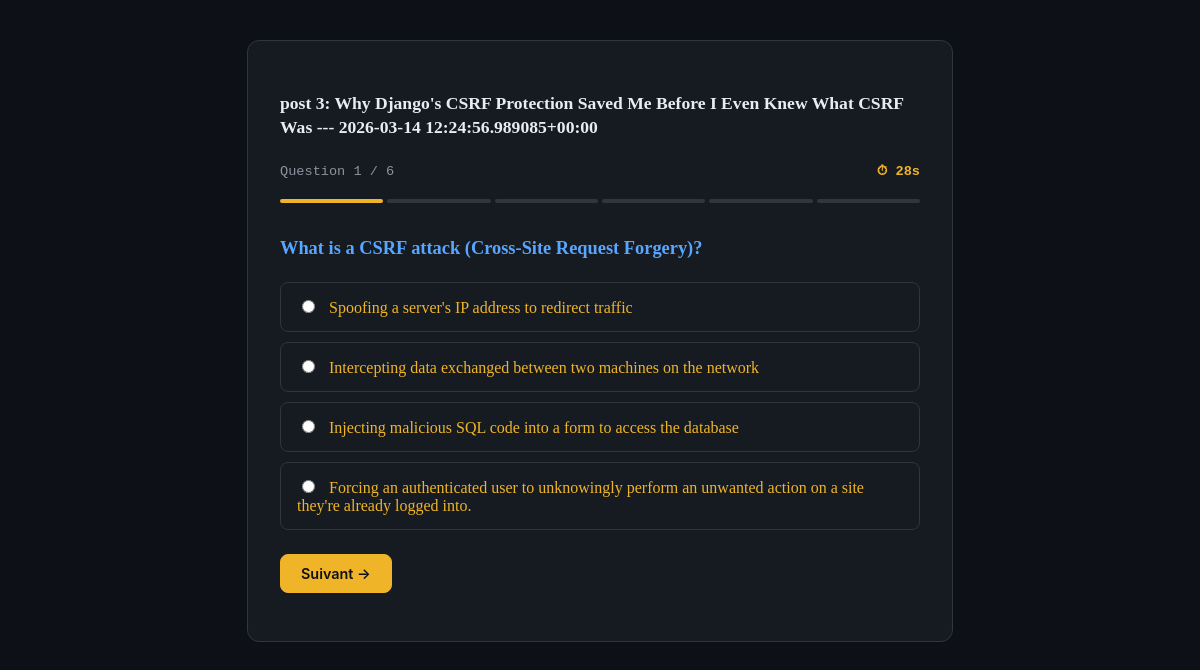
The app's page /quiz/1/ with its own data.
### quiz/models.py (models this page shows, shortened)
class Quiz(models.Model):
    post = models.OneToOneField(Post, on_delete=models.CASCADE, related_name="quiz")
    is_published = models.BooleanField(default=False)
    passing_score = models.PositiveIntegerField(default=4)
    created_at = models.DateTimeField(auto_now_add=True)

class Question(models.Model):
    quiz = models.ForeignKey(Quiz, on_delete=models.CASCADE, related_name="questions")
    base_question_id = models.PositiveIntegerField()
    variant = models.PositiveIntegerField()
    text = models.TextField()
    explanation = models.TextField(blank=True)

class Choice(models.Model):
    question = models.ForeignKey(Question, on_delete=models.CASCADE, related_name="choices")
    text = models.CharField(max_length=255)
    is_correct = models.BooleanField(default=False)

### post/models.py (models this page shows)
class Post(models.Model):
    title_post = models.CharField(unique=True,null=False,max_length=100)
    date_post = models.DateTimeField(auto_now_add=True)
    category = models.ForeignKey(Category,on_delete=models.CASCADE,related_name='post')
    content_post = models.TextField()
    nb_like_post = models.IntegerField(default=0)
    nb_dislike_post = models.IntegerField(default=0)
    def __str__(self):
        return f"post {self.id}: {self.title_post} --- {self.date_post}"

### quiz/views.py (the view, shortened to what this page needs)
# urls.py: path('<int:quiz_id>/', views.quiz_detail, name='quiz_detail'),
def quiz_detail(request, quiz_id):
    quiz = get_object_or_404(Quiz, id=quiz_id)
    return render(request, "quiz/quiz_detail.html", {"quiz": quiz})

### quiz/templates/quiz/quiz_detail.html (shortened to what this page needs)
{% load static %}
<link rel="stylesheet" href="{% static 'quiz/css/quiz-theme.css' %}">
<div class="qz-card quiz-wrapper">
    <p class="quiz-title">{{ quiz.post }}</p>
    <form method="post" id="quiz-form">
        <div class="quiz-meta-row">
            <span id="question-counter"></span>
            <span id="timer"></span>
        </div>
        <div class="progress-rail" id="progress-rail">
            {% for question in quiz.questions.all %}
                <div class="progress-segment" data-index="{{ forloop.counter0 }}"></div>
            {% endfor %}
        </div>
        {% for question in quiz.questions.all %}
            <div class="quiz-question" data-index="{{ forloop.counter0 }}" {% if not forloop.first %}style="display:none;"{% endif %}>
                <p><strong>{{ question.text }}</strong></p>
                {% for choice in question.choices.all %}
                    <label>
                        <input type="radio" name="question_{{ question.id }}" value="{{ choice.id }}" data-correct="{{ choice.is_correct|yesno:'true,false' }}" required>
                        {{ choice.text }}
                    </label>
                {% endfor %}
            </div>
        {% endfor %}
        <div class="quiz-nav">
            <button type="button" id="next-btn">Suivant →</button>
        </div>
    </form>
</div>

### quiz/static/quiz/css/quiz-theme.css (style rules this page uses)
.qz-card { max-width: 640px; margin: 40px auto; padding: 32px; border-radius: 12px; border: 1px solid var(--qz-border); background: var(--qz-surface); }
.quiz-title { font-size: 1.1rem; font-weight: 600; color: var(--qz-text); margin-bottom: 24px; line-height: 1.4; }
.quiz-meta-row { display: flex; justify-content: space-between; align-items: center; margin-bottom: 20px; font-family: 'JetBrains Mono', monospace; font-size: 0.85rem; color: var(--qz-text-dim); }
#timer { font-family: 'JetBrains Mono', monospace; font-weight: 700; color: var(--qz-accent); }
.progress-rail { display: flex; gap: 4px; margin-bottom: 32px; }
.progress-segment { flex: 1; height: 4px; border-radius: 2px; background: var(--qz-border); transition: background 0.3s ease; }
.progress-segment.current { background: var(--qz-accent); }
.quiz-question p strong { display: block; font-size: 1.15rem; font-weight: 600; margin-bottom: 20px; color: var(--qz-focus); line-height: 1.5; }
.quiz-question label { display: block; background: var(--qz-surface); border: 1px solid var(--qz-border); border-radius: 8px; padding: 14px 16px; margin-bottom: 10px; cursor: pointer; transition: border-color 0.15s ease, background 0.15s ease; color: var(--qz-accent); }
.quiz-question input[type="radio"] { accent-color: var(--qz-accent); margin-right: 10px; }
.quiz-nav { display: flex; gap: 12px; margin-top: 24px; }
.quiz-nav button { font-family: 'Inter', sans-serif; font-weight: 600; font-size: 0.9rem; padding: 10px 20px; border-radius: 8px; border: 1px solid var(--qz-border); background: transparent; color: var(--qz-text); cursor: pointer; transition: background 0.15s ease; }
#next-btn, #submit-btn { background: var(--qz-accent); color: var(--qz-bg); border-color: var(--qz-accent); }

### records on screen
Quiz: post "post 3: Why Django's CSRF Protection Saved Me Before I Even Knew What CSRF Was --- 2026-03-14 12:24:56.989085+00:00"
Question: text "What is a CSRF attack (Cross-Site Request Forgery)?"
Choice: text "Spoofing a server's IP address to redirect traffic"
Choice: text "Intercepting data exchanged between two machines on the network"
Choice: text "Injecting malicious SQL code into a form to access the database"
Choice: text "Forcing an authenticated user to unknowingly perform an unwanted action on a site they're already logged into."
